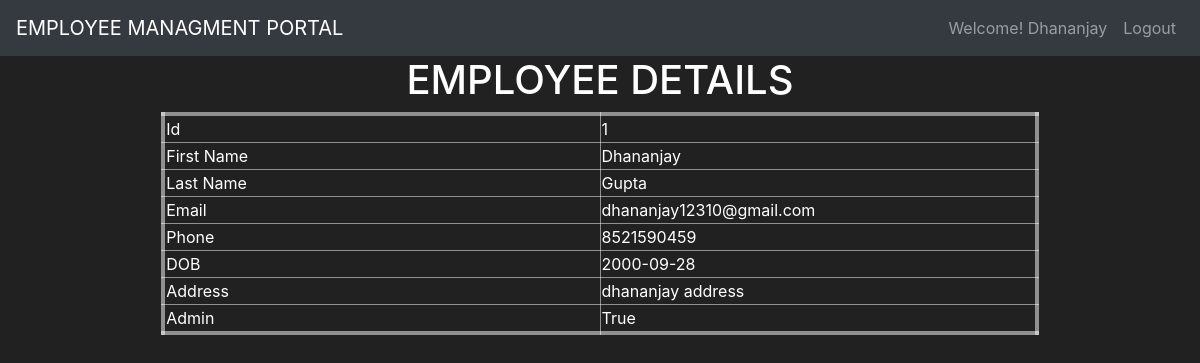
Screenshot of /employee_detail (signed in) with the database file from the repository.
### main/models.py (models this page shows, shortened)
class emp_info(db.Model, UserMixin):
    id = db.Column(db.Integer(), primary_key=True)
    first_name= db.Column(db.String(length=30), nullable=False)
    last_name= db.Column(db.String(length=30), nullable=False)
    email = db.Column(db.String(length=30), nullable=False, unique=True)
    phone = db.Column(db.String(length=10), nullable=False, unique=True)
    dob = db.Column(db.String(), nullable=False)
    address = db.Column(db.String(length=250), nullable=False)
    password_hash = db.Column(db.String(), nullable=False)
    admin =  db.Column(db.String(), default=False , nullable=False)
    @property
    def password(self):
        return self.password

### main/routes.py (the view)
@app.route('/employee_detail')
@login_required
def employee_detail_page():
    Emp_info = emp_info.query.all()
    return render_template('employee_detail.html', emp_info=Emp_info)

### main/models.py (called while the page is built)
@login_manager.user_loader
def load_user(user_id):
    return emp_info.query.get(user_id)

### main/templates/employee_detail.html (shortened to what this page needs)
{% extends 'base.html' %}
{% block navigation %}
<div class="collapse navbar-collapse" id="navbarNav">
    {% if current_user.is_authenticated %}
          <ul class="navbar-nav">
          <li class="nav-item">
              <a class="nav-link">Welcome!  {{ current_user.first_name }}</a>
          </li>
          <li class="nav-item">
              <a class="nav-link" href="{{ url_for('logout_page') }}">Logout</a>
          </li>
      </ul>
    {% endif %}
</div>
{% endblock %}
{% block content %}
<div align="center">
    <h1 >EMPLOYEE DETAILS</h1>
    <table style="border: 4px solid rgba(255,255,255,.5);" >
        {% if current_user.is_authenticated %}
        <tr>
            <td>Id</td>
            <td>{{ current_user.id }}</td>
        </tr>
        <tr>
            <td>First Name</td>
            <td>{{ current_user.first_name }}</td>
        </tr>
        <tr>
            <td>Last Name</td>
            <td>{{ current_user.last_name}}</td>
        </tr>
        <tr>
            <td>Email</td>
            <td>{{ current_user.email }}</td>
        </tr>
        <tr>
            <td>Phone</td>
            <td>{{ current_user.phone }}</td>
        </tr>
        <tr>
            <td>DOB</td>
            <td>{{ current_user.dob }}</td>
        </tr>
        <tr>
            <td>Address</td>
            <td>{{ current_user.address }}</td>
        </tr>
        <tr>
            <td>Admin</td>
            <td>{{ current_user.admin }}</td>
        </tr>
        {% endif %}
    </table>
</div>
{% endblock %}

### main/templates/employee_detail.html (style rules this page uses)
th,td { border : 1px solid rgba(255,255,255,.5); width : 25%; }

### main/templates/base.html (style rules this page uses)
body { background-color: #212121; color: white }

### rows the page displays
emp_info: first_name "Dhananjay", id "1", last_name "Gupta", email "dhananjay12310@gmail.com", phone "8521590459", dob "2000-09-28", address "dhananjay address", admin "True"
